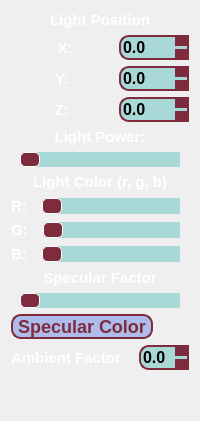
      <widget class="QWidget" name="page_light">
       <layout class="QVBoxLayout" name="verticalLayout_8">
        <item>
         <widget class="QLabel" name="label_light_position">
          <property name="styleSheet">
           <string notr="true">font-family: &quot;Comic Sans MS&quot;;
font: bold 15px;
color: white;</string>
          </property>
          <property name="text">
           <string>Light Position</string>
          </property>
          <property name="alignment">
           <set>Qt::AlignCenter</set>
          </property>
         </widget>
        </item>
        <item>
         <layout class="QVBoxLayout" name="verticalLayout_10">
          <item>
           <layout class="QHBoxLayout" name="horizontalLayout_4">
            <property name="spacing">
             <number>0</number>
            </property>
            <item>
             <widget class="QLabel" name="label_x">
              <property name="styleSheet">
               <string notr="true">font-family: &quot;Comic Sans MS&quot;;
font: bold 15px;
color: white;</string>
              </property>
              <property name="text">
               <string>X:</string>
              </property>
              <property name="alignment">
               <set>Qt::AlignCenter</set>
              </property>
             </widget>
            </item>
            <item>
             <widget class="QDoubleSpinBox" name="doubleSpinBox_x">
              <property name="maximumSize">
               <size>
                <width>70</width>
                <height>16777215</height>
               </size>
              </property>
              <property name="styleSheet">
               <string notr="true">QDoubleSpinBox {
	border: 2px solid rgb(126, 44, 61); ;
	border-radius: 10px;
	background: rgb(169, 217, 215);
	font: bold 16px;
	color: black;
	font-family: &quot;Comic Sans MS&quot;;
 }
 QDoubleSpinBox::up-button {
	 subcontrol-origin: border;
     subcontrol-position: top right;
	background: rgb(126, 44, 61);
     height: 11px;
	width: 14px;
 }
 QDoubleSpinBox::down-button {
     subcontrol-origin: border;
     subcontrol-position: bottom right;
	background: rgb(126, 44, 61);
	height: 11px;
	width: 14px;
 }
QDoubleSpinBox::down-button:hover {
    background-color: lightgray;
}
QDoubleSpinBox::up-button:hover {
    background-color: lightgray;
}
QDoubleSpinBox::down-button:pressed {
    background-color: qlineargradient(x1: 0, y1: 0, x2: 0, y2: 1,
                                      stop: 0 #BEBEBE, stop: 1 #D7D7D7);
}
QDoubleSpinBox::up-button:pressed {
    background-color: qlineargradient(x1: 0, y1: 0, x2: 0, y2: 1,
                                      stop: 0 #BEBEBE, stop: 1 #D7D7D7);
}</string>
              </property>
              <property name="decimals">
               <number>1</number>
              </property>
              <property name="minimum">
               <double>-20.000000000000000</double>
              </property>
              <property name="maximum">
               <double>20.000000000000000</double>
              </property>
              <property name="singleStep">
               <double>0.100000000000000</double>
              </property>
              <property name="value">
               <double>0.000000000000000</double>
              </property>
             </widget>
            </item>
           </layout>
          </item>
          <item>
           <layout class="QHBoxLayout" name="horizontalLayout_6">
            <item>
             <widget class="QLabel" name="label_y">
              <property name="styleSheet">
               <string notr="true">font-family: &quot;Comic Sans MS&quot;;
font: bold 15px;
color: white;</string>
              </property>
              <property name="text">
               <string>Y:</string>
              </property>
              <property name="alignment">
               <set>Qt::AlignCenter</set>
              </property>
             </widget>
            </item>
            <item>
             <widget class="QDoubleSpinBox" name="doubleSpinBox_y">
              <property name="maximumSize">
               <size>
                <width>70</width>
                <height>16777215</height>
               </size>
              </property>
              <property name="cursor">
               <cursorShape>PointingHandCursor</cursorShape>
              </property>
              <property name="styleSheet">
               <string notr="true">QDoubleSpinBox {
	border: 2px solid rgb(126, 44, 61); ;
	border-radius: 10px;
	background: rgb(169, 217, 215);
	font: bold 16px;
	color: black;
	font-family: &quot;Comic Sans MS&quot;;
 }
 QDoubleSpinBox::up-button {
	 subcontrol-origin: border;
     subcontrol-position: top right;
	background: rgb(126, 44, 61);
     height: 11px;
	width: 14px;
 }
 QDoubleSpinBox::down-button {
     subcontrol-origin: border;
     subcontrol-position: bottom right;
	background: rgb(126, 44, 61);
	height: 11px;
	width: 14px;
 }
QDoubleSpinBox::down-button:hover {
    background-color: lightgray;
}
QDoubleSpinBox::up-button:hover {
    background-color: lightgray;
}
QDoubleSpinBox::down-button:pressed {
    background-color: qlineargradient(x1: 0, y1: 0, x2: 0, y2: 1,
                                      stop: 0 #BEBEBE, stop: 1 #D7D7D7);
}
QDoubleSpinBox::up-button:pressed {
    background-color: qlineargradient(x1: 0, y1: 0, x2: 0, y2: 1,
                                      stop: 0 #BEBEBE, stop: 1 #D7D7D7);
}</string>
              </property>
              <property name="decimals">
               <number>1</number>
              </property>
              <property name="minimum">
               <double>-20.000000000000000</double>
              </property>
              <property name="maximum">
               <double>20.000000000000000</double>
              </property>
              <property name="singleStep">
               <double>0.100000000000000</double>
              </property>
             </widget>
            </item>
           </layout>
          </item>
          <item>
           <layout class="QHBoxLayout" name="horizontalLayout_7">
            <item>
             <widget class="QLabel" name="label_z">
              <property name="styleSheet">
               <string notr="true">font-family: &quot;Comic Sans MS&quot;;
font: bold 15px;
color: white;</string>
              </property>
              <property name="text">
               <string>Z:</string>
              </property>
              <property name="alignment">
               <set>Qt::AlignCenter</set>
              </property>
             </widget>
            </item>
            <item>
             <widget class="QDoubleSpinBox" name="doubleSpinBox_z">
              <property name="maximumSize">
               <size>
                <width>70</width>
                <height>16777215</height>
               </size>
              </property>
              <property name="cursor">
               <cursorShape>PointingHandCursor</cursorShape>
              </property>
              <property name="styleSheet">
               <string notr="true">QDoubleSpinBox {
	border: 2px solid rgb(126, 44, 61); ;
	border-radius: 10px;
	background: rgb(169, 217, 215);
	font: bold 16px;
	color: black;
	font-family: &quot;Comic Sans MS&quot;;
 }
 QDoubleSpinBox::up-button {
	 subcontrol-origin: border;
     subcontrol-position: top right;
	background: rgb(126, 44, 61);
     height: 11px;
	width: 14px;
 }
 QDoubleSpinBox::down-button {
     subcontrol-origin: border;
     subcontrol-position: bottom right;
	background: rgb(126, 44, 61);
	height: 11px;
	width: 14px;
 }
QDoubleSpinBox::down-button:hover {
    background-color: lightgray;
}
QDoubleSpinBox::up-button:hover {
    background-color: lightgray;
}
QDoubleSpinBox::down-button:pressed {
    background-color: qlineargradient(x1: 0, y1: 0, x2: 0, y2: 1,
                                      stop: 0 #BEBEBE, stop: 1 #D7D7D7);
}
QDoubleSpinBox::up-button:pressed {
    background-color: qlineargradient(x1: 0, y1: 0, x2: 0, y2: 1,
                                      stop: 0 #BEBEBE, stop: 1 #D7D7D7);
}</string>
              </property>
              <property name="decimals">
               <number>1</number>
              </property>
              <property name="minimum">
               <double>-20.000000000000000</double>
              </property>
              <property name="maximum">
               <double>20.000000000000000</double>
              </property>
              <property name="singleStep">
               <double>0.100000000000000</double>
              </property>
             </widget>
            </item>
           </layout>
          </item>
         </layout>
        </item>
        <item>
         <layout class="QVBoxLayout" name="verticalLayout_9">
          <property name="topMargin">
           <number>0</number>
          </property>
          <item>
           <widget class="QLabel" name="label_light_power">
            <property name="styleSheet">
             <string notr="true">font-family: &quot;Comic Sans MS&quot;;
font: bold 15px;
color: white;</string>
            </property>
            <property name="text">
             <string>Light Power:</string>
            </property>
            <property name="alignment">
             <set>Qt::AlignCenter</set>
            </property>
           </widget>
          </item>
          <item>
           <widget class="QSlider" name="slider_light_power">
            <property name="maximumSize">
             <size>
              <width>16777215</width>
              <height>17</height>
             </size>
            </property>
            <property name="cursor">
             <cursorShape>OpenHandCursor</cursorShape>
            </property>
            <property name="styleSheet">
             <string notr="true">QSlider::groove:horizontal {
    background: white;
	left: 9px; right: 9px;
    position: absolute; /* absolutely position 4px from the left and right of the widget. setting margins on the widget should work too... */
}
QSlider::add-page:horizontal {
    background: rgb(169, 217, 215);
   border: 1px solid rgb(169, 217, 215);
	border-radius:1px;
}
QSlider::sub-page:horizontal {
    background: rgb(237, 236, 238);
   border: 1px solid rgb(228, 226, 229);
	border-radius:1px;
}
QSlider::handle:horizontal {
background: rgb(126, 44, 61); 
border-radius:5px; 
border: 1px solid white; 
width: 18px;  
}</string>
            </property>
            <property name="minimum">
             <number>0</number>
            </property>
            <property name="maximum">
             <number>30</number>
            </property>
            <property name="value">
             <number>0</number>
            </property>
            <property name="orientation">
             <enum>Qt::Horizontal</enum>
            </property>
           </widget>
          </item>
         </layout>
        </item>
        <item>
         <layout class="QVBoxLayout" name="verticalLayout_11">
          <property name="topMargin">
           <number>0</number>
          </property>
          <item>
           <widget class="QLabel" name="label_19">
            <property name="styleSheet">
             <string notr="true">font-family: &quot;Comic Sans MS&quot;;
font: bold 15px;
color: white;</string>
            </property>
            <property name="text">
             <string>Light Color (r, g, b)</string>
            </property>
            <property name="alignment">
             <set>Qt::AlignCenter</set>
            </property>
           </widget>
          </item>
          <item>
           <layout class="QHBoxLayout" name="horizontalLayout_8" stretch="0,1">
            <property name="topMargin">
             <number>0</number>
            </property>
            <item>
             <widget class="QLabel" name="label_20">
              <property name="styleSheet">
               <string notr="true">font-family: &quot;Comic Sans MS&quot;;
font: bold 15px;
color: white;</string>
              </property>
              <property name="text">
               <string>R:</string>
              </property>
             </widget>
            </item>
            <item>
             <widget class="QSlider" name="slider_light_color_red">
              <property name="maximumSize">
               <size>
                <width>16777215</width>
                <height>16</height>
               </size>
              </property>
              <property name="cursor">
               <cursorShape>OpenHandCursor</cursorShape>
              </property>
              <property name="styleSheet">
               <string notr="true">QSlider::groove:horizontal {
    background: white;
	left: 9px; right: 9px;
    position: absolute; /* absolutely position 4px from the left and right of the widget. setting margins on the widget should work too... */
}
QSlider::add-page:horizontal {
    background: rgb(169, 217, 215);
   border: 1px solid rgb(169, 217, 215);
	border-radius:1px;
}
QSlider::sub-page:horizontal {
    background: rgb(237, 236, 238);
   border: 1px solid rgb(228, 226, 229);
	border-radius:1px;
}
QSlider::handle:horizontal {
background: rgb(126, 44, 61); 
border-radius:5px; 
border: 1px solid white; 
width: 18px;  
}</string>
              </property>
              <property name="maximum">
               <number>255</number>
              </property>
              <property name="orientation">
               <enum>Qt::Horizontal</enum>
              </property>
             </widget>
            </item>
           </layout>
          </item>
          <item>
           <layout class="QHBoxLayout" name="horizontalLayout_31" stretch="0,1">
            <property name="topMargin">
             <number>0</number>
            </property>
            <item>
             <widget class="QLabel" name="label_21">
              <property name="styleSheet">
               <string notr="true">font-family: &quot;Comic Sans MS&quot;;
font: bold 15px;
color: white;</string>
              </property>
              <property name="text">
               <string>G:</string>
              </property>
             </widget>
            </item>
            <item>
             <widget class="QSlider" name="slider_light_color_green">
              <property name="maximumSize">
               <size>
                <width>16777215</width>
                <height>16</height>
               </size>
              </property>
              <property name="cursor">
               <cursorShape>OpenHandCursor</cursorShape>
              </property>
              <property name="styleSheet">
               <string notr="true">QSlider::groove:horizontal {
    background: white;
	left: 9px; right: 9px;
    position: absolute; /* absolutely position 4px from the left and right of the widget. setting margins on the widget should work too... */
}
QSlider::add-page:horizontal {
    background: rgb(169, 217, 215);
   border: 1px solid rgb(169, 217, 215);
	border-radius:1px;
}
QSlider::sub-page:horizontal {
    background: rgb(237, 236, 238);
   border: 1px solid rgb(228, 226, 229);
	border-radius:1px;
}
QSlider::handle:horizontal {
background: rgb(126, 44, 61); 
border-radius:5px; 
border: 1px solid white; 
width: 18px;  
}</string>
              </property>
              <property name="maximum">
               <number>255</number>
              </property>
              <property name="orientation">
               <enum>Qt::Horizontal</enum>
              </property>
             </widget>
            </item>
           </layout>
          </item>
          <item>
           <layout class="QHBoxLayout" name="horizontalLayout_32" stretch="0,1">
            <property name="topMargin">
             <number>0</number>
            </property>
            <item>
             <widget class="QLabel" name="label_22">
              <property name="styleSheet">
               <string notr="true">font-family: &quot;Comic Sans MS&quot;;
font: bold 15px;
color: white;</string>
              </property>
              <property name="text">
               <string>B:</string>
              </property>
             </widget>
            </item>
            <item>
             <widget class="QSlider" name="slider_light_color_blue">
              <property name="maximumSize">
               <size>
                <width>16777215</width>
                <height>16</height>
               </size>
              </property>
              <property name="cursor">
               <cursorShape>OpenHandCursor</cursorShape>
              </property>
              <property name="styleSheet">
               <string notr="true">QSlider::groove:horizontal {
    background: white;
	left: 9px; right: 9px;
    position: absolute; /* absolutely position 4px from the left and right of the widget. setting margins on the widget should work too... */
}
QSlider::add-page:horizontal {
    background: rgb(169, 217, 215);
   border: 1px solid rgb(169, 217, 215);
	border-radius:1px;
}
QSlider::sub-page:horizontal {
    background: rgb(237, 236, 238);
   border: 1px solid rgb(228, 226, 229);
	border-radius:1px;
}
QSlider::handle:horizontal {
background: rgb(126, 44, 61); 
border-radius:5px; 
border: 1px solid white; 
width: 18px;  
}</string>
              </property>
              <property name="maximum">
               <number>255</number>
              </property>
              <property name="orientation">
               <enum>Qt::Horizontal</enum>
              </property>
             </widget>
            </item>
           </layout>
          </item>
         </layout>
        </item>
        <item>
         <layout class="QVBoxLayout" name="verticalLayout_12">
          <property name="topMargin">
           <number>0</number>
          </property>
          <item>
           <widget class="QLabel" name="label_specular_factor">
            <property name="styleSheet">
             <string notr="true">font-family: &quot;Comic Sans MS&quot;;
font: bold 15px;
color: white;</string>
            </property>
            <property name="text">
             <string>Specular Factor</string>
            </property>
            <property name="alignment">
             <set>Qt::AlignCenter</set>
            </property>
           </widget>
          </item>
          <item>
           <widget class="QSlider" name="slider_specular_factor">
            <property name="maximumSize">
             <size>
              <width>16777215</width>
              <height>17</height>
             </size>
            </property>
            <property name="cursor">
             <cursorShape>OpenHandCursor</cursorShape>
            </property>
            <property name="styleSheet">
             <string notr="true">QSlider::groove:horizontal {
    background: white;
	left: 9px; right: 9px;
    position: absolute; /* absolutely position 4px from the left and right of the widget. setting margins on the widget should work too... */
}
QSlider::add-page:horizontal {
    background: rgb(169, 217, 215);
   border: 1px solid rgb(169, 217, 215);
	border-radius:1px;
}
QSlider::sub-page:horizontal {
    background: rgb(237, 236, 238);
   border: 1px solid rgb(228, 226, 229);
	border-radius:1px;
}
QSlider::handle:horizontal {
background: rgb(126, 44, 61); 
border-radius:5px; 
border: 1px solid white; 
width: 18px;  
}</string>
            </property>
            <property name="minimum">
             <number>1</number>
            </property>
            <property name="maximum">
             <number>100</number>
            </property>
            <property name="orientation">
             <enum>Qt::Horizontal</enum>
            </property>
           </widget>
          </item>
          <item>
           <layout class="QHBoxLayout" name="horizontalLayout_15">
            <property name="topMargin">
             <number>0</number>
            </property>
            <item>
             <widget class="QPushButton" name="pushButton_specular_color">
              <property name="cursor">
               <cursorShape>PointingHandCursor</cursorShape>
              </property>
              <property name="styleSheet">
               <string notr="true">QPushButton {
border-radius: 10px;
border: 2px solid rgb(126, 44, 61); 
font: bold 18px;
color: rgb(126, 44, 61); 
background-color: rgba(166, 182, 233, 232);
font-family: &quot;Comic Sans MS&quot;;
}
QPushButton:pressed {
    background-color: qlineargradient(x1: 0, y1: 0, x2: 0, y2: 1,
                                      stop: 0 #BEBEBE, stop: 1 #D7D7D7);
}
QPushButton:hover {
	border: 2px solid black;
	color: black;
}</string>
              </property>
              <property name="text">
               <string>Specular Color</string>
              </property>
             </widget>
            </item>
            <item>
             <widget class="QLabel" name="color_specular_color">
              <property name="maximumSize">
               <size>
                <width>30</width>
                <height>25</height>
               </size>
              </property>
              <property name="text">
               <string/>
              </property>
             </widget>
            </item>
           </layout>
          </item>
         </layout>
        </item>
        <item>
         <layout class="QHBoxLayout" name="horizontalLayout_10">
          <property name="topMargin">
           <number>0</number>
          </property>
          <item>
           <widget class="QLabel" name="label_ambient_factor">
            <property name="styleSheet">
             <string notr="true">font-family: &quot;Comic Sans MS&quot;;
font: bold 15px;
color: white;</string>
            </property>
            <property name="text">
             <string>Ambient Factor</string>
            </property>
            <property name="alignment">
             <set>Qt::AlignLeading|Qt::AlignLeft|Qt::AlignVCenter</set>
            </property>
           </widget>
          </item>
          <item>
           <widget class="QDoubleSpinBox" name="doubleSpinBox_ambient_factor">
            <property name="maximumSize">
             <size>
              <width>50</width>
              <height>16777215</height>
             </size>
            </property>
            <property name="styleSheet">
             <string notr="true">QDoubleSpinBox {
	border: 2px solid rgb(126, 44, 61); ;
	border-radius: 10px;
	background: rgb(169, 217, 215);
	font: bold 16px;
	color: black;
	font-family: &quot;Comic Sans MS&quot;;
 }
 QDoubleSpinBox::up-button {
	 subcontrol-origin: border;
     subcontrol-position: top right;
	background: rgb(126, 44, 61);
     height: 11px;
	width: 14px;
 }
 QDoubleSpinBox::down-button {
     subcontrol-origin: border;
     subcontrol-position: bottom right;
	background: rgb(126, 44, 61);
	height: 11px;
	width: 14px;
 }
QDoubleSpinBox::down-button:hover {
    background-color: lightgray;
}
QDoubleSpinBox::up-button:hover {
    background-color: lightgray;
}
QDoubleSpinBox::down-button:pressed {
    background-color: qlineargradient(x1: 0, y1: 0, x2: 0, y2: 1,
                                      stop: 0 #BEBEBE, stop: 1 #D7D7D7);
}
QDoubleSpinBox::up-button:pressed {
    background-color: qlineargradient(x1: 0, y1: 0, x2: 0, y2: 1,
                                      stop: 0 #BEBEBE, stop: 1 #D7D7D7);
}</string>
            </property>
            <property name="decimals">
             <number>1</number>
            </property>
            <property name="maximum">
             <double>1.000000000000000</double>
            </property>
            <property name="singleStep">
             <double>0.100000000000000</double>
            </property>
            <property name="value">
             <double>0.000000000000000</double>
            </property>
           </widget>
          </item>
         </layout>
        </item>
        <item>
         <spacer name="verticalSpacer">
          <property name="orientation">
           <enum>Qt::Vertical</enum>
          </property>
          <property name="sizeHint" stdset="0">
           <size>
            <width>20</width>
            <height>40</height>
           </size>
          </property>
         </spacer>
        </item>
       </layout>
      </widget>
